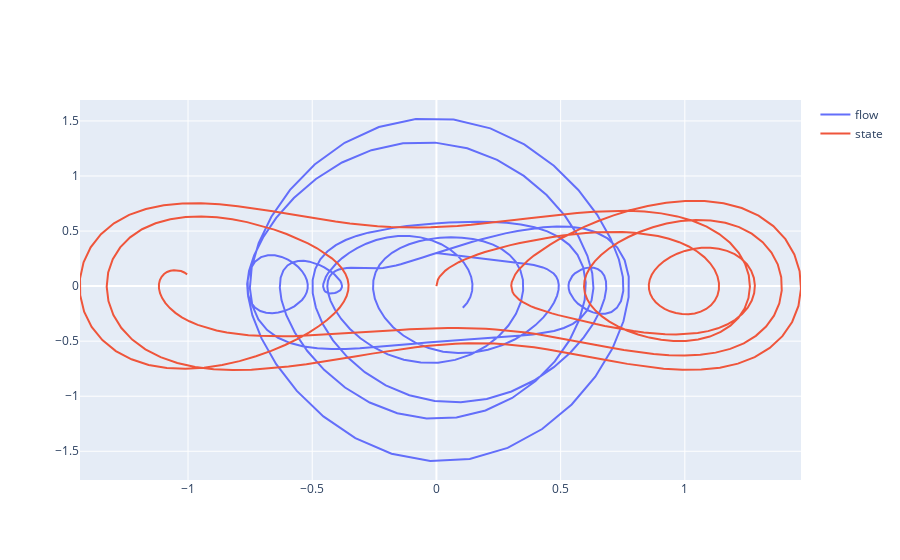

Source (notebook cell):
### Code cell
flow_trace = go.Scatter(name='flow',x=master['dX'],y=master['dY'],mode='lines')
state_trace = go.Scatter(name='state',x=master['x'],y=master['y'],mode='lines')

py.iplot([flow_trace,state_trace])

### Figure 1 — Plotly figure (JSON) as saved in the notebook; plotly's stock layout.template omitted (floating-point values rounded to 4 significant figures; data arrays with more than 128 entries replaced by an {"elided": "..."} marker saying what was removed)
{"data": [{"mode": "lines", "name": "flow", "type": "scatter", "x": {"elided": "400 float values"}, "y": {"elided": "400 float values"}}, {"mode": "lines", "name": "state", "type": "scatter", "x": {"elided": "400 float values"}, "y": {"elided": "400 float values"}}], "layout": {}}
